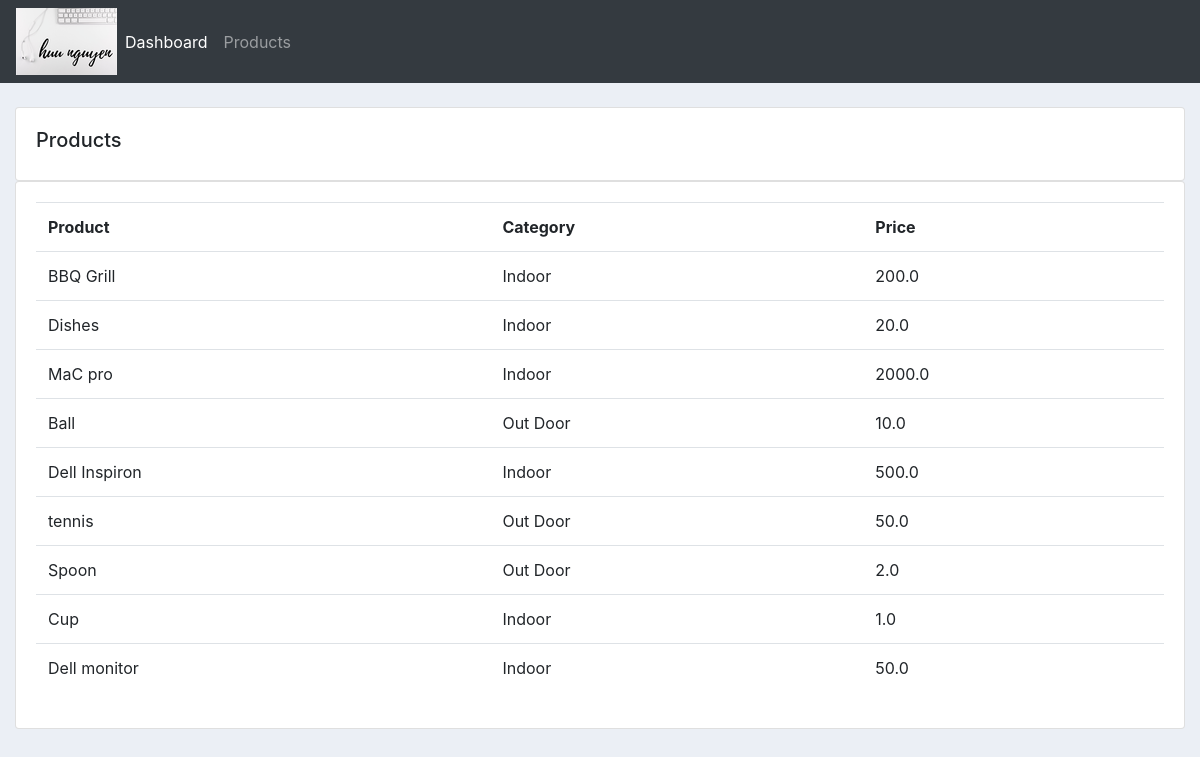
Screenshot of /products/ with the database file from the repository.
### database_crud/models.py (models this page shows, shortened)
class Product(models.Model):
	CATEGORY = (
			('Indoor', 'Indoor'),
			('Out Door', 'Out Door'),
			)
	name = models.CharField(max_length=200, null=True)
	price = models.FloatField(null=True)
	category = models.CharField(max_length=200, null=True, choices=CATEGORY)
	description = models.CharField(max_length=200, null=True, blank=True)
	date_created = models.DateTimeField(auto_now_add=True, null=True)
	tags = models.ManyToManyField(Tag)

### database_crud/views.py (the view)
# urls.py: path('products/', views.products, name='products'),
def products(request):
	products = Product.objects.all()
	return render(request, 'pages/products.html', {'products':products})

### database_crud/templates/pages/products.html
{%  extends 'pages/main.html' %}
{% block content %}
		<br>
		<div class="row">
			<div class="col-md">
				<div class="card card-body">
					<h5>Products</h5>
				</div>
				<div class="card card-body">
					<table class="table">
						<tr>
							<th>Product</th>
							<th>Category</th>
							<th>Price</th>
						</tr>
						{% for i in products %}
							<tr>
								<td>{{i.name}}</td>
								<td>{{i.category}}</td>
								<td>{{i.price}}</td>
							</tr>
						{% endfor %}
					</table>
				</div>
			</div>
		</div>
{% endblock content %}

### static/css/main.css (style rules this page uses)
body { background-color: #ebeff5; }

### rows the page displays
Product: name "BBQ Grill", category "Indoor", price "200.0"
Product: name "Dishes", category "Indoor", price "20.0"
Product: name "MaC pro", category "Indoor", price "2000.0"
Product: name "Ball", category "Out Door", price "10.0"
Product: name "Dell Inspiron", category "Indoor", price "500.0"
Product: name "tennis", category "Out Door", price "50.0"
Product: name "Spoon", category "Out Door", price "2.0"
Product: name "Cup", category "Indoor", price "1.0"
Product: name "Dell monitor", category "Indoor", price "50.0"
